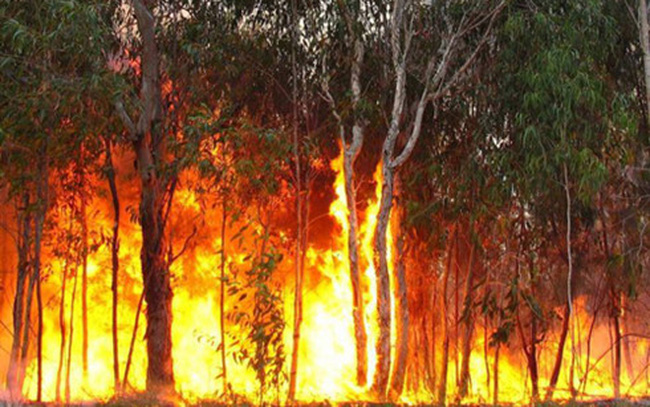
#> input picture static/img.png, 650 x 407 px, found by its file name
$ python tdsss.py
#> lines starting #> are read from the running program, lines starting #| are printed output that depends on the picture
# Python program to explain cv2.putText() method

# importing cv2
import cv2

# path
path = '/static/img.png'

# Reading an image in default mode
image = cv2.imread(path)
#> image is the input picture: shape (407, 650, 3); mean B, G, R 42.5, 91.7, 137.2

# Window name in which image is displayed
window_name = 'Image'

# text
text = 'GeeksforGeeks'

# font
font = cv2.FONT_HERSHEY_SIMPLEX

# org
org = (00, 185)

# fontScale
fontScale = 1

# Red color in BGR
color = (0, 0, 255)

# Line thickness of 2 px
thickness = 2

# Using cv2.putText() method
image = cv2.putText(image, text, org, font, fontScale,
                 color, thickness, cv2.LINE_AA, False)

# Using cv2.putText() method
image = cv2.putText(image, text, org, font, fontScale,
                  color, thickness, cv2.LINE_AA, True)
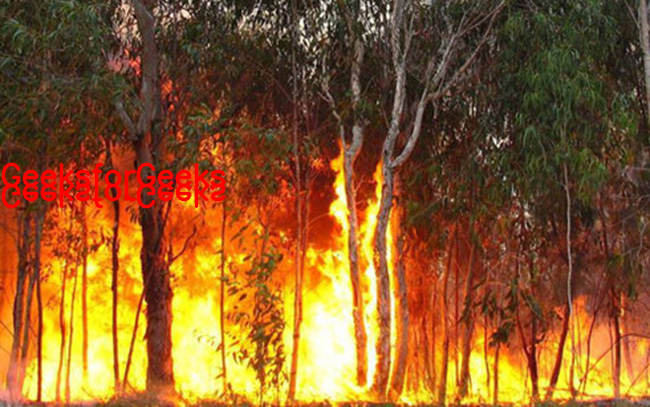
#> image: shape (407, 650, 3); mean B, G, R 42.2, 90.8, 138.8

# Displaying the image
cv2.imshow(window_name, image)
